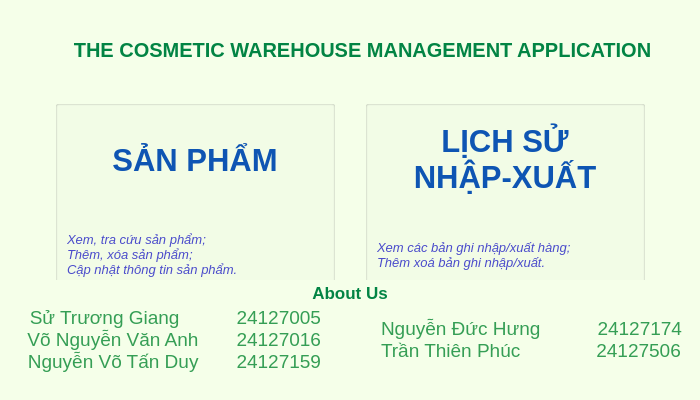
<?xml version="1.0" encoding="UTF-8"?>
<ui version="4.0">
 <class>MainMenu</class>
 <widget class="QWidget" name="MainMenu">
  <property name="geometry">
   <rect>
    <x>0</x>
    <y>0</y>
    <width>700</width>
    <height>400</height>
   </rect>
  </property>
  <property name="sizePolicy">
   <sizepolicy hsizetype="Fixed" vsizetype="Fixed">
    <horstretch>0</horstretch>
    <verstretch>0</verstretch>
   </sizepolicy>
  </property>
  <property name="minimumSize">
   <size>
    <width>678</width>
    <height>400</height>
   </size>
  </property>
  <property name="maximumSize">
   <size>
    <width>700</width>
    <height>400</height>
   </size>
  </property>
  <property name="windowTitle">
   <string>Form</string>
  </property>
  <property name="styleSheet">
   <string notr="true">background-color: #f5ffe9</string>
  </property>
  <layout class="QVBoxLayout" name="verticalLayout_4" stretch="0,0,0,0,0">
   <property name="spacing">
    <number>0</number>
   </property>
   <property name="leftMargin">
    <number>0</number>
   </property>
   <property name="topMargin">
    <number>0</number>
   </property>
   <property name="rightMargin">
    <number>0</number>
   </property>
   <property name="bottomMargin">
    <number>0</number>
   </property>
   <item>
    <widget class="QFrame" name="frame">
     <property name="sizePolicy">
      <sizepolicy hsizetype="Preferred" vsizetype="Preferred">
       <horstretch>0</horstretch>
       <verstretch>0</verstretch>
      </sizepolicy>
     </property>
     <property name="minimumSize">
      <size>
       <width>0</width>
       <height>100</height>
      </size>
     </property>
     <property name="maximumSize">
      <size>
       <width>1677215</width>
       <height>100</height>
      </size>
     </property>
     <property name="styleSheet">
      <string notr="true">QFrame{
background-color: qlineargradient(spread:pad, x1:0, y1:0, x2:0, y2:1,
        stop:0 rgba(168,227,127,255), stop:1 rgba(210,233,136,255));
border: none;
}</string>
     </property>
     <property name="frameShape">
      <enum>QFrame::Shape::StyledPanel</enum>
     </property>
     <property name="frameShadow">
      <enum>QFrame::Shadow::Raised</enum>
     </property>
     <layout class="QHBoxLayout" name="horizontalLayout" stretch="1,1,1">
      <property name="leftMargin">
       <number>12</number>
      </property>
      <item>
       <widget class="QPushButton" name="pushButton">
        <property name="sizePolicy">
         <sizepolicy hsizetype="Fixed" vsizetype="Fixed">
          <horstretch>0</horstretch>
          <verstretch>0</verstretch>
         </sizepolicy>
        </property>
        <property name="minimumSize">
         <size>
          <width>54</width>
          <height>46</height>
         </size>
        </property>
        <property name="maximumSize">
         <size>
          <width>54</width>
          <height>46</height>
         </size>
        </property>
        <property name="styleSheet">
         <string notr="true">QPushButton {
    background-color: transparent;
    border: none;
}

QPushButton:hover {
    background-color: #dcedc8;
    border-radius: 8px;
}

</string>
        </property>
        <property name="text">
         <string/>
        </property>
        <property name="icon">
         <iconset resource="Resources.qrc">
          <normaloff>:/icons/Resources/questionMark.png</normaloff>:/icons/Resources/questionMark.png</iconset>
        </property>
        <property name="iconSize">
         <size>
          <width>46</width>
          <height>46</height>
         </size>
        </property>
       </widget>
      </item>
      <item>
       <widget class="QLabel" name="label_6">
        <property name="styleSheet">
         <string notr="true">font-size: 20px;
color: #028444;
font-weight: bold;</string>
        </property>
        <property name="frameShadow">
         <enum>QFrame::Shadow::Plain</enum>
        </property>
        <property name="text">
         <string>THE COSMETIC WAREHOUSE MANAGEMENT APPLICATION</string>
        </property>
        <property name="alignment">
         <set>Qt::AlignmentFlag::AlignCenter</set>
        </property>
       </widget>
      </item>
      <item>
       <widget class="QPushButton" name="pushButton_2">
        <property name="sizePolicy">
         <sizepolicy hsizetype="Fixed" vsizetype="Fixed">
          <horstretch>54</horstretch>
          <verstretch>46</verstretch>
         </sizepolicy>
        </property>
        <property name="styleSheet">
         <string notr="true">QPushButton {
    background-color: transparent;
    border: none;
}

QPushButton:hover {
    background-color: #dcedc8;
    border-radius: 8px;
}

</string>
        </property>
        <property name="text">
         <string/>
        </property>
        <property name="icon">
         <iconset resource="Resources.qrc">
          <normaloff>:/icons/Resources/setting.png</normaloff>:/icons/Resources/setting.png</iconset>
        </property>
        <property name="iconSize">
         <size>
          <width>46</width>
          <height>46</height>
         </size>
        </property>
       </widget>
      </item>
     </layout>
    </widget>
   </item>
   <item>
    <spacer name="verticalSpacer">
     <property name="orientation">
      <enum>Qt::Orientation::Vertical</enum>
     </property>
     <property name="sizeHint" stdset="0">
      <size>
       <width>20</width>
       <height>20</height>
      </size>
     </property>
    </spacer>
   </item>
   <item>
    <layout class="QHBoxLayout" name="horizontalLayout_3">
     <property name="spacing">
      <number>30</number>
     </property>
     <property name="leftMargin">
      <number>55</number>
     </property>
     <property name="rightMargin">
      <number>55</number>
     </property>
     <item>
      <widget class="QGroupBox" name="goSP">
       <property name="sizePolicy">
        <sizepolicy hsizetype="Fixed" vsizetype="Fixed">
         <horstretch>0</horstretch>
         <verstretch>0</verstretch>
        </sizepolicy>
       </property>
       <property name="minimumSize">
        <size>
         <width>280</width>
         <height>211</height>
        </size>
       </property>
       <property name="maximumSize">
        <size>
         <width>280</width>
         <height>211</height>
        </size>
       </property>
       <property name="styleSheet">
        <string notr="true">QGroupBox {
    background-color: qlineargradient(spread:pad, x1:0, y1:0, x2:1, y2:1,
        stop:0 #c9fada, stop:1 #96bcfd);
    border-radius: 20px;
    padding: 10px;
}
line</string>
       </property>
       <property name="title">
        <string/>
       </property>
       <layout class="QVBoxLayout" name="verticalLayout_2">
        <item>
         <widget class="QLabel" name="label">
          <property name="styleSheet">
           <string notr="true">font-size: 31px;
font-weight: bold;
color: #0e55b3;
background-color: transparent;
</string>
          </property>
          <property name="text">
           <string>SẢN PHẨM</string>
          </property>
          <property name="alignment">
           <set>Qt::AlignmentFlag::AlignCenter</set>
          </property>
         </widget>
        </item>
        <item>
         <widget class="QLabel" name="label_3">
          <property name="font">
           <font>
            <pointsize>-1</pointsize>
            <italic>true</italic>
            <kerning>true</kerning>
           </font>
          </property>
          <property name="autoFillBackground">
           <bool>false</bool>
          </property>
          <property name="styleSheet">
           <string notr="true">font-size: 13px;
font-style: italic;
color: #4a4bcb;
background-color: transparent;

</string>
          </property>
          <property name="text">
           <string>Xem, tra cứu sản phẩm;
Thêm, xóa sản phẩm;
Cập nhật thông tin sản phẩm.</string>
          </property>
          <property name="alignment">
           <set>Qt::AlignmentFlag::AlignLeading|Qt::AlignmentFlag::AlignLeft|Qt::AlignmentFlag::AlignVCenter</set>
          </property>
         </widget>
        </item>
       </layout>
      </widget>
     </item>
     <item>
      <widget class="QGroupBox" name="goLSNX">
       <property name="sizePolicy">
        <sizepolicy hsizetype="Fixed" vsizetype="Fixed">
         <horstretch>0</horstretch>
         <verstretch>0</verstretch>
        </sizepolicy>
       </property>
       <property name="minimumSize">
        <size>
         <width>280</width>
         <height>211</height>
        </size>
       </property>
       <property name="maximumSize">
        <size>
         <width>280</width>
         <height>211</height>
        </size>
       </property>
       <property name="styleSheet">
        <string notr="true">QGroupBox {
    background-color: qlineargradient(spread:pad, x1:0, y1:0, x2:1, y2:1,
        stop:0 #96bcfd, stop:1 #c9fada);
    border-radius: 20px;
    padding: 10px;
}
line</string>
       </property>
       <property name="title">
        <string/>
       </property>
       <layout class="QVBoxLayout" name="verticalLayout_3">
        <item>
         <widget class="QLabel" name="label_4">
          <property name="styleSheet">
           <string notr="true">font-size: 31px;
font-weight: bold;
color: #0e55b3;
background-color: transparent;
</string>
          </property>
          <property name="text">
           <string>&lt;html&gt;&lt;head/&gt;&lt;body&gt;&lt;p align=&quot;center&quot;&gt;LỊCH SỬ&lt;br/&gt;NHẬP-XUẤT&lt;/p&gt;&lt;/body&gt;&lt;/html&gt;</string>
          </property>
         </widget>
        </item>
        <item>
         <widget class="QLabel" name="label_5">
          <property name="font">
           <font>
            <pointsize>-1</pointsize>
            <italic>true</italic>
            <kerning>true</kerning>
           </font>
          </property>
          <property name="autoFillBackground">
           <bool>false</bool>
          </property>
          <property name="styleSheet">
           <string notr="true">font-size: 13px;
font-style: italic;
color: #4a4bcb;
background-color: transparent;

</string>
          </property>
          <property name="text">
           <string>Xem các bản ghi nhập/xuất hàng;
Thêm xoá bản ghi nhập/xuất.</string>
          </property>
         </widget>
        </item>
       </layout>
      </widget>
     </item>
    </layout>
   </item>
   <item>
    <spacer name="verticalSpacer_2">
     <property name="orientation">
      <enum>Qt::Orientation::Vertical</enum>
     </property>
     <property name="sizeHint" stdset="0">
      <size>
       <width>20</width>
       <height>20</height>
      </size>
     </property>
    </spacer>
   </item>
   <item>
    <widget class="QFrame" name="frame_2">
     <property name="sizePolicy">
      <sizepolicy hsizetype="Preferred" vsizetype="Fixed">
       <horstretch>0</horstretch>
       <verstretch>0</verstretch>
      </sizepolicy>
     </property>
     <property name="minimumSize">
      <size>
       <width>0</width>
       <height>120</height>
      </size>
     </property>
     <property name="styleSheet">
      <string notr="true">QFrame{
background-color: qlineargradient(spread:pad, x1:0, y1:0, x2:0, y2:1,
        stop:0 #d3e988, stop:1 #a9e37f);
border: none;
}</string>
     </property>
     <property name="frameShape">
      <enum>QFrame::Shape::StyledPanel</enum>
     </property>
     <property name="frameShadow">
      <enum>QFrame::Shadow::Raised</enum>
     </property>
     <layout class="QVBoxLayout" name="verticalLayout">
      <property name="spacing">
       <number>1</number>
      </property>
      <property name="leftMargin">
       <number>0</number>
      </property>
      <property name="topMargin">
       <number>0</number>
      </property>
      <property name="rightMargin">
       <number>0</number>
      </property>
      <property name="bottomMargin">
       <number>5</number>
      </property>
      <item>
       <widget class="QLabel" name="label_7">
        <property name="styleSheet">
         <string notr="true">font-size: 17px;
color: #028444;
background-color: transparent;
font-weight: bold;</string>
        </property>
        <property name="text">
         <string>About Us</string>
        </property>
        <property name="alignment">
         <set>Qt::AlignmentFlag::AlignCenter</set>
        </property>
       </widget>
      </item>
      <item>
       <layout class="QHBoxLayout" name="horizontalLayout_2" stretch="1,1">
        <property name="spacing">
         <number>60</number>
        </property>
        <property name="leftMargin">
         <number>1</number>
        </property>
        <property name="rightMargin">
         <number>0</number>
        </property>
        <item>
         <widget class="QLabel" name="label_2">
          <property name="font">
           <font>
            <pointsize>14</pointsize>
           </font>
          </property>
          <property name="styleSheet">
           <string notr="true">QLabel {
    color: #359e55; /* Màu xanh lá */
    font-size: 14pt;
}
</string>
          </property>
          <property name="text">
           <string>Sử Trương Giang   24127005  
Võ Nguyễn Văn Anh  24127016  
Nguyễn Võ Tấn Duy  24127159
</string>
          </property>
          <property name="alignment">
           <set>Qt::AlignmentFlag::AlignBottom|Qt::AlignmentFlag::AlignRight|Qt::AlignmentFlag::AlignTrailing</set>
          </property>
         </widget>
        </item>
        <item>
         <widget class="QLabel" name="label_8">
          <property name="styleSheet">
           <string notr="true">QLabel {
    color: #359e55; /* Màu xanh lá */
    font-size: 14pt;
}
</string>
          </property>
          <property name="text">
           <string>Nguyễn Đức Hưng   24127174  
Trần Thiên Phúc    24127506
</string>
          </property>
          <property name="alignment">
           <set>Qt::AlignmentFlag::AlignLeading|Qt::AlignmentFlag::AlignLeft|Qt::AlignmentFlag::AlignVCenter</set>
          </property>
         </widget>
        </item>
       </layout>
      </item>
     </layout>
    </widget>
   </item>
  </layout>
 </widget>
 <resources>
  <include location="Resources.qrc"/>
 </resources>
 <connections/>
</ui>
